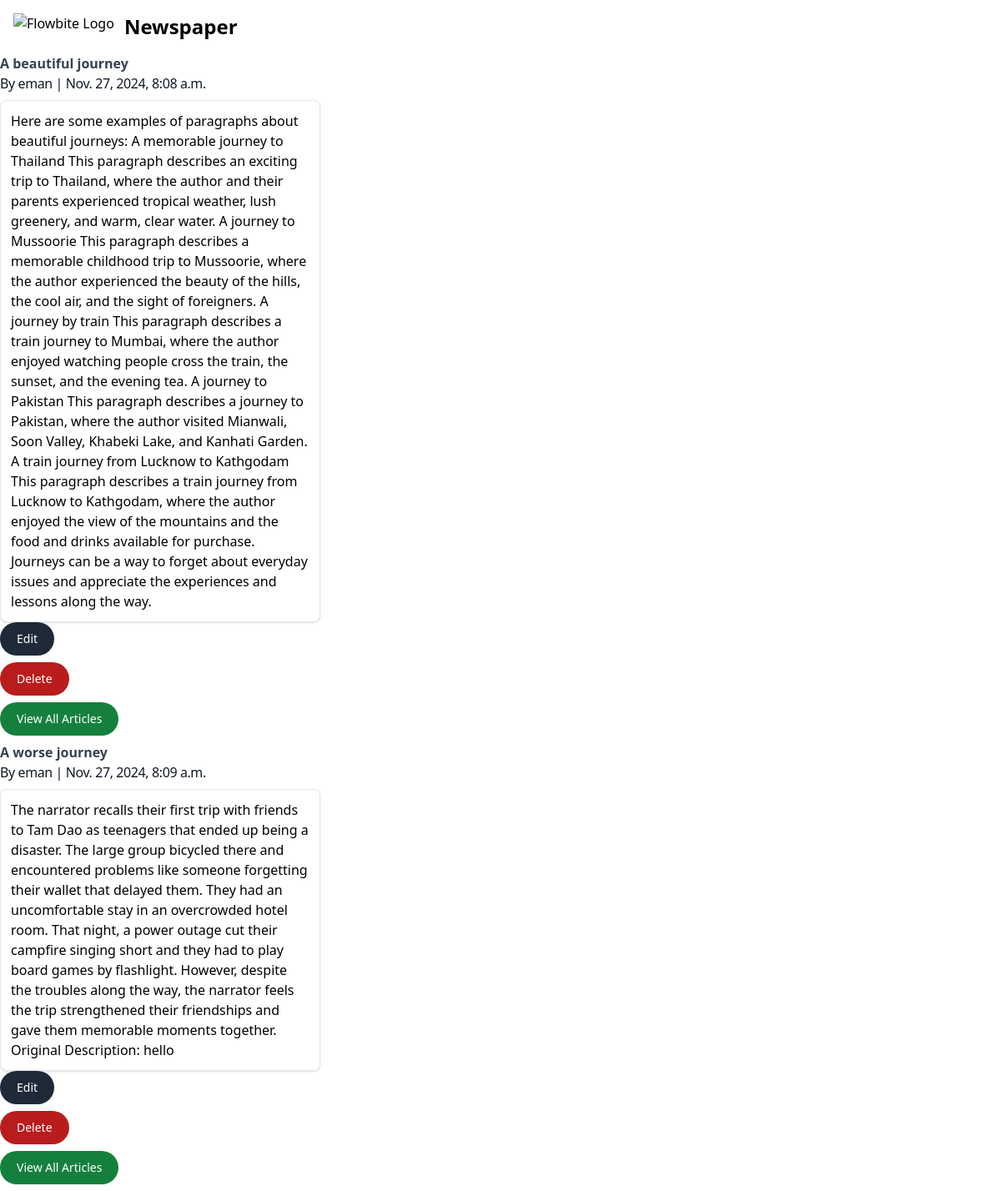
The app's page /articles/ with its own data.
### articles/models.py (models this page shows, shortened)
class Article(models.Model):
    title = models.CharField(max_length=255)
    body = models.TextField()
    date = models.DateTimeField(auto_now_add=True)
    author = models.ForeignKey(
        settings.AUTH_USER_MODEL,
        on_delete=models.CASCADE,
    )
    def get_absolute_url(self):
        return reverse("article_detail", kwargs={'pk': self.pk })

### accounts/models.py (models this page shows)
class CustomUser(AbstractUser):
    age = models.PositiveIntegerField(null=True , blank= True)

### articles/views.py (the view)
# urls.py: path("articles/", ArticleListView.as_view(),
class ArticleListView(ListView):
    model = Article
    template_name = 'article_list.html'

### templates/article_list.html (shortened to what this page needs)
{% extends 'base.html' %}
{% block content %}
{% for article in article_list %}
<a href="{{ article.get_absolute_url }}">
  <p class="font-bold text-gray-700 dark:text-gray-400"> {{ article.title }}</p>
</a>
<h5 class="mb-2 text-1xl font-normal tracking-tight text-gray-900 dark:text-white">By {{ article.author }} | {{article.date }}
</h5>
<a href="#"
  class="block max-w-sm p-3 bg-white border border-black-200 rounded-lg shadow hover:bg-gray-100 dark:bg-gray-800 dark:border-gray-700 dark:hover:bg-gray-700">
  {{ article.body }} </a>
<div>
  <a href="{% url 'article_edit' article.pk %}"><button type="button"
      class="text-white bg-gray-800 hover:bg-gray-900 focus:outline-none focus:ring-4 focus:ring-gray-300 font-medium rounded-full text-sm px-5 py-2.5 me-2 mb-2 dark:bg-gray-800 dark:hover:bg-gray-700 dark:focus:ring-gray-700 dark:border-gray-700">Edit
    </button> </a>
</div>
<div>
  <a href="{% url 'article_delete' article.pk %}">
    <button type="button"
      class="text-white bg-red-700 hover:bg-red-800 focus:outline-none focus:ring-4 focus:ring-red-300 font-medium rounded-full text-sm px-5 py-2.5 text-center me-2 mb-2 dark:bg-red-600 dark:hover:bg-red-700 dark:focus:ring-red-900">Delete</button>
  </a>
</div>
<a href="{% url 'article_list'  %}"> <button type="button"
    class="text-white bg-green-700 hover:bg-red-800 focus:outline-none focus:ring-4 focus:ring-red-300 font-medium rounded-full text-sm px-5 py-2.5 text-center me-2 mb-2 dark:bg-red-600 dark:hover:bg-red-700 dark:focus:ring-red-900">View
    All Articles</button></a>
{% endfor %}
{% endblock content %}

### templates/base.html (shortened to what this page needs)
<!DOCTYPE html>
<html lang="en">
<head>
</head>
<body>
  <nav class="bg-white border-gray-200 dark:bg-gray-900">
    <div class="max-w-screen-xl flex flex-wrap items-center justify-between mx-auto p-4">
      <a href="{% url 'home' %}" class="flex items-center space-x-3 rtl:space-x-reverse">
        <img src="https://flowbite.com/docs/images/logo.svg" class="h-8" alt="Flowbite Logo" />
        <span class="self-center text-2xl font-semibold whitespace-nowrap dark:text-white">Newspaper</span>
      </a>
    </div>
  </nav>
  <main>
    {% block content %}
    {% endblock content %}
  </main>
</body>
<script src="https://cdn.tailwindcss.com"></script>
</html>

### records on screen
Article: title "A beautiful journey", author "eman", date "Nov. 27, 2024, 8:08 a.m.", body "Here are some examples of paragraphs about beautiful journeys: A memorable journey to Thailand This paragraph describes an exciting trip to Thailand, where the author and their parents experienced tropical weather, lush greenery, and warm, clear water. A journey to Mussoorie This paragraph describes a memorable childhood trip to Mussoorie, where the author experienced the beauty of the hills, the cool air, and the sight of foreigners. A journey by train This paragraph describes a train journey to Mumbai, where the author enjoyed watching people cross the train, the sunset, and the evening tea. A journey to Pakistan This paragraph describes a journey to Pakistan, where the author visited…"
Article: title "A worse journey", author "eman", date "Nov. 27, 2024, 8:09 a.m.", body "The narrator recalls their first trip with friends to Tam Dao as teenagers that ended up being a disaster. The large group bicycled there and encountered problems like someone forgetting their wallet that delayed them. They had an uncomfortable stay in an overcrowded hotel room. That night, a power outage cut their campfire singing short and they had to play board games by flashlight. However, despite the troubles along the way, the narrator feels the trip strengthened their friendships and gave them memorable moments together. Original Description: hello"
